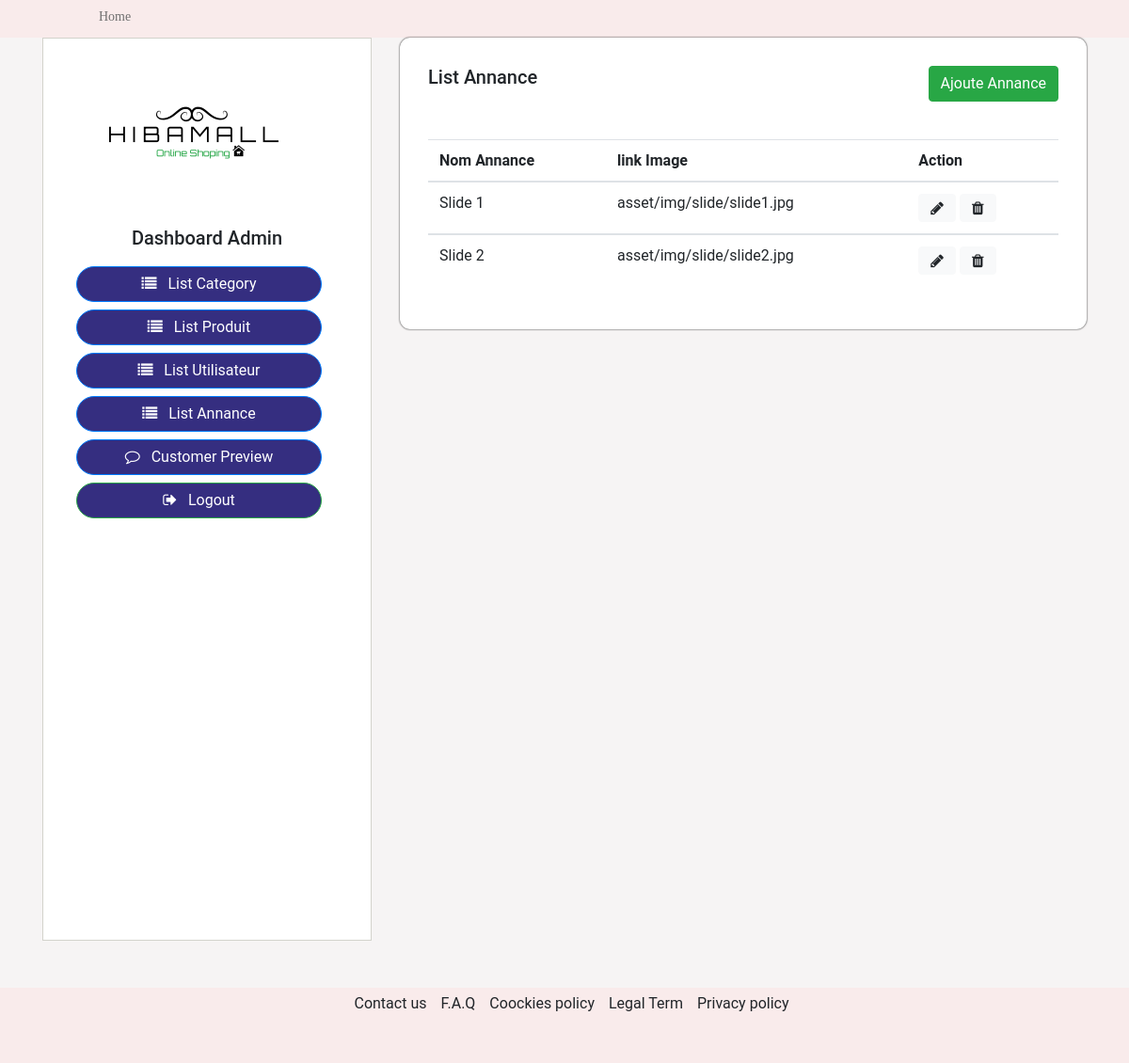
Page /admin/annance.php (signed in) on the earlier database version.
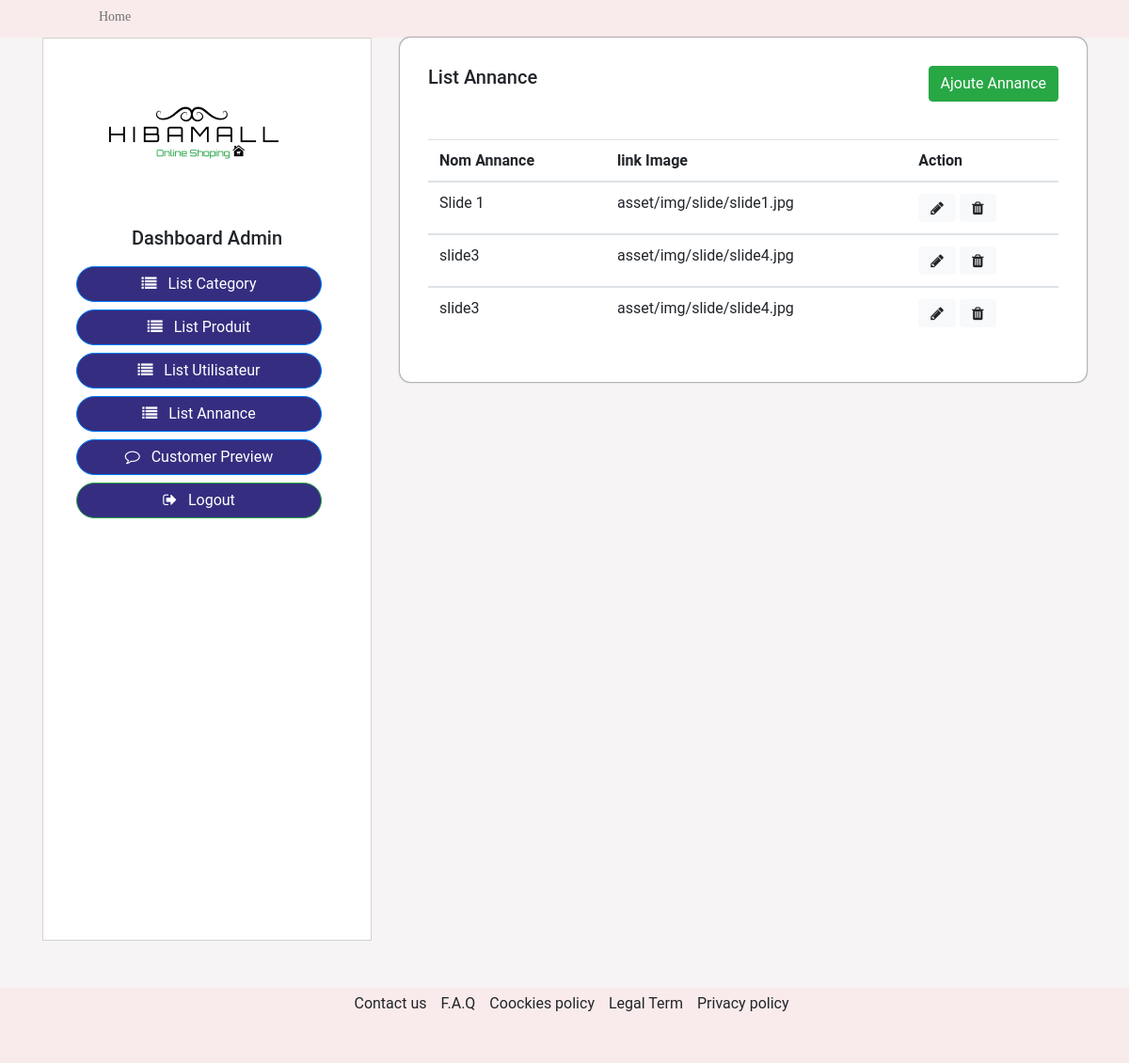
Same page on the later database version.
### tables this page shows
CREATE TABLE `annance` (
  `id` int(11) NOT NULL,
  `annance_nom` varchar(255) NOT NULL,
  `annance_image` varchar(255) NOT NULL
);

### inc/fonctions.php (called while the page is built, shortened)
<?php
require('config.php');
function query($sql){
    global $connection;
    return mysqli_query($connection,$sql);
}
function fetch_array($result){
    return mysqli_fetch_array($result);
}

### admin/annance.php (the view, shortened to what this page needs)
<?php include('aside.php'); ?>
<div class="col-md-8">
        <div class="toplist">
            <div class="dashboard-list">
              <h5>List Annance              <form class="form-inline">
                 <a href="addannance.php"> <button class="btn btn-success" type="button"> Ajoute Annance </button> </a>
              </form></h5>
              <table class="table">
                <thead>
                  <tr>
                    <th scope="col">Nom Annance</th>
                    <th scope="col">link Image</th>
                    <th scope="col">Action</th>
                  </tr>
                </thead>
                <?php
                                $query = "SELECT * FROM annance";
                                $result = query($query);
                                while($row = fetch_array($result)):
                            ?>
                <tbody id="myTable">
                  <tr>
                    <td><?php echo $row['annance_nom'];?></td>
                    <td><?php echo $row['annance_image'];?></td>
                    <td><a href="editannance.php?id=<?php echo $row['id'];?>"><button type="button" class="btn btn-light" data-toggle="modal" data-target="#exampleModal" data-whatever="@mdo"
          id="button1"><i class="fa fa-pencil" aria-hidden="true"></i></button></a> <a href="deleteannance.php?id=<?php echo $row['id'];?>"><button type="button" class="btn btn-light" data-toggle="modal" data-target="#exampleModal" data-whatever="@mdo"
          id="button1"><i class="fa fa-trash" aria-hidden="true"></i></button></a> </td>
                  </tr>
                  <?php
                                endwhile;
                            ?>
                </tbody>
              </table>
            </div>
            </div>
          </div>
            </div>
        </div>
<?php include('../inc/footer.php'); ?>

### admin/top.php
<header id="header">
        <div class="header_top">
            <div class="container">
                <div class="row">
                    <div class="col-md-12">
                        <div class="track-order pull-left">
                            <ul>
                                <a href="../index.php">Home</a>
                            </ul>
                        </div>
                    </div>
                </div>
            </div>
</div>

### admin/aside.php (shortened to what this page needs)
<?php include('top.php'); ?>
<?php
  require('../inc/fonctions.php');
?>
<!doctype html>
<html lang="en">
  <head>
    <link rel="stylesheet" href="https://stackpath.bootstrapcdn.com/bootstrap/4.3.1/css/bootstrap.min.css">
    <link rel="stylesheet" href="https://stackpath.bootstrapcdn.com/font-awesome/4.7.0/css/font-awesome.min.css">
    <link rel="stylesheet" href="../asset/css/main.css">
    <link rel="stylesheet" href="../asset/css/dashboard.css">
    <link rel="stylesheet" href="../asset/css/container.css">
</head>
  <body>
      <div class="container">
        <div class="row">
        <div class="col-md-4">
      <div class="aside">
          <img src="../asset/img/logo.png" alt="">
          <h5 class="text-center">Dashboard Admin</h5>
          <div class="">
          <a href="category.php"><button type="button" class="btn btn-primary my-2 px-5 w-75"><i class="fa fa-list" aria-hidden="true"></i> &nbsp; List Category</button> </a>
          <a href="produit.php"><button type="button" class="btn btn-primary my-2 px-5 w-75"><i class="fa fa-list" aria-hidden="true"></i> &nbsp; List Produit</button></a>
          <a href="users.php"><button type="button" class="btn btn-primary my-2 px-5 w-75"><i class="fa fa-list" aria-hidden="true"></i> &nbsp; List Utilisateur</button></a>
          <a href="annance.php"><button type="button" class="btn btn-primary my-2 px-5 w-75"><i class="fa fa-list" aria-hidden="true"></i> &nbsp; List Annance</button></a>
          <a href="commenter.php"><button type="button" class="btn btn-primary my-2 px-5 w-75"><i class="fa fa-comment-o" aria-hidden="true"></i> &nbsp; Customer Preview</button></a>
          <a href="../logout.php"><button type="button" class="btn btn-success my-2 px-5 w-75"><i class="fa fa-sign-out" aria-hidden="true"></i> &nbsp; Logout</button></a>
          </div>
      </div>
        </div>

### inc/footer.php (shortened to what this page needs)
<footer id="footer">
                            <div class="row justify-content-center">
                            <p><a href="">Contact us</a></p>
                            <p><a href="">F.A.Q</a></p>
                            <p><a href="">Coockies policy</a></p>
                            <p><a href="">Legal Term</a></p>
                            <p><a href="">Privacy policy</a></p>
                            </div>
                      </footer>
</body>
</html>

### asset/css/main.css (style rules this page uses)
body { font-family: 'Roboto', sans-serif; background: #F6F4F4; position: relative; font-weight: 400px; margin:0; overflow-x: hidden; }
a { color: inherit; -webkit-transition: 300ms; -moz-transition: 300ms; -o-transition: 300ms; transition: 300ms; }
.header_top { height: 40px; background-color: #F9EBEB; }
.track-order { display: inline; }
.track-order ul { margin-top: 7px; }
.track-order a { font-family: Apercu; font-size: 14px; color: #707070; padding-left: 20px; }
#footer { width:100%; height:10vh; background-color:#F9EBEB; }
#footer p { display: inline; text-align: center; padding-left: 15px; padding-top: 5px; }

### asset/css/dashboard.css (style rules this page uses)
.aside { background-color: #ffffff; height: 120vh; border: #d3d3cc 1px solid; }
.aside img { margin-left: 60px; }
.aside h5 { padding-bottom: 10px; }
.aside button { display: block; margin-left: 35px; background-color: #352E80; border-radius: 20px; }

### asset/css/container.css (style rules this page uses)
.dashboard-list { width: 100%; background: #fff; padding: 30px; border-radius: 11px; box-shadow: 0px 0px 2px 0px #000; }
.dashboard-list form { position: relative; float: right; }
.dashboard-list h5 form { padding-bottom: 20PX; }

Differences in the rows shown:
removed annance: annance_nom "Slide 2", annance_image "asset/img/slide/slide2.jpg"
added annance: annance_nom "slide3", annance_image "asset/img/slide/slide4.jpg"
added annance: annance_nom "slide3", annance_image "asset/img/slide/slide4.jpg"
